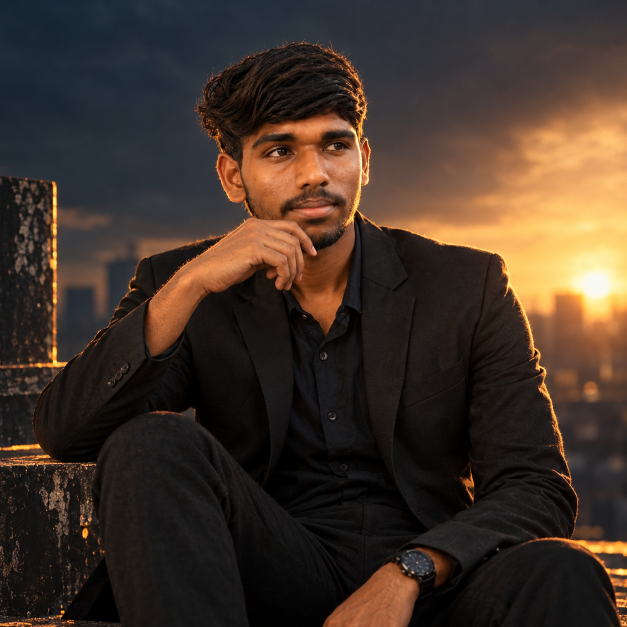
#> input picture assets/mukil_input.jpg, 1254 x 1254 px, found by its file name (shown at 1/2 size)
$ python generate_particle_animation.py
#> lines starting #> are read from the running program, lines starting #| are printed output that depends on the picture
import os
import sys
import time
import math
import subprocess
import numpy as np
import cv2
from PIL import Image

def generate_hologram_animation():
    input_path = r'C:\Users\mukil\Mukil630\assets\mukil_input.jpg'
    output_dir = r'C:\Users\mukil\Mukil630\assets'
    os.makedirs(output_dir, exist_ok=True)

    print(f"Loading image from {input_path}...")
    raw_img = cv2.imread(input_path)
#> raw_img is the input picture: shape (1254, 1254, 3); mean B, G, R 40.6, 50.5, 65.2
    if raw_img is None:
        raise FileNotFoundError(f"Cannot open {input_path}")

    # Resolution for GitHub profile
    W, H = 520, 520
    img = cv2.resize(raw_img, (W, H), interpolation=cv2.INTER_AREA)

    # 1. Edge & Feature Detection
    gray = cv2.cvtColor(img, cv2.COLOR_BGR2GRAY)
    edges = cv2.Canny(gray, 40, 120)
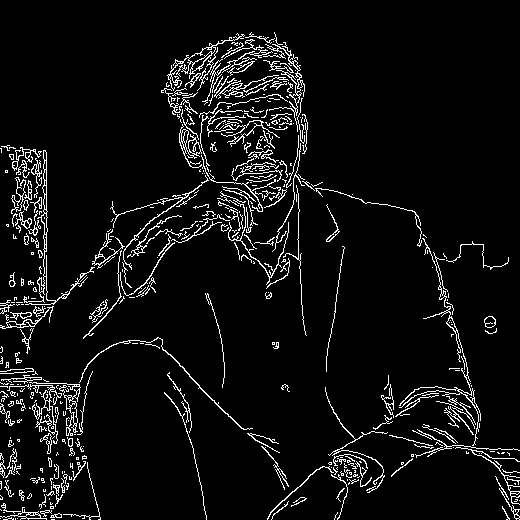
#> edges: shape (520, 520); 6.1% white in thin lines or dots

    # Extract points:
    # A) Dense regular grid (every 2 pixels): 260 x 260 = 67,600 points
    yg, xg = np.mgrid[0:H:2, 0:W:2]
    grid_pts = np.column_stack([yg.ravel(), xg.ravel()])

    # B) Extra edge points to give razor-sharp facial contours and silhouette
    edge_coords = np.argwhere(edges > 0)
#> edge_coords = 16461 pairs, first value 32 to 519, second value 0 to 519
    if len(edge_coords) > 20000:
        edge_sub = edge_coords[np.random.choice(len(edge_coords), 20000, replace=False)]
    else:
        edge_sub = edge_coords
#> edge_sub has the same summary as edge_coords

    all_target_pts = np.vstack([grid_pts, edge_sub]).astype(np.float32)
#> all_target_pts = 84061 pairs, first value 0 to 519, second value 0 to 519
    N = len(all_target_pts)
#> N = 84061
    print(f"Total simulated quantum particles: {N:,}")
#| Total simulated quantum particles: 84,061

    ty = np.clip(all_target_pts[:, 0].astype(int), 0, H - 1)
    tx = np.clip(all_target_pts[:, 1].astype(int), 0, W - 1)
    target_bgr = img[ty, tx].astype(np.float32) # [N, 3]

    # 2. Particle starting dispersed positions (Vortex + Cosmic Field)
    np.random.seed(101)
    cx, cy = W / 2.0, H / 2.0

    # 3D spherical / vortex dispersion
    angles = np.random.uniform(0, 2 * np.pi, N)
    radii = np.random.exponential(scale=180, size=N) + 60
    radii = np.clip(radii, 40, 480)

    # Add spiral swirl
    swirl_angles = angles + (radii * 0.02)
    start_x = cx + radii * np.cos(swirl_angles) + np.random.normal(0, 20, N)
    start_y = cy + radii * np.sin(swirl_angles) + np.random.normal(0, 20, N)

    # Per-particle arrival delay / stagger (edges snap slightly earlier, center follows)
    dist_from_center = np.sqrt((tx - cx)**2 + (ty - cy)**2)
    is_edge_pt = np.zeros(N, dtype=bool)
    is_edge_pt[len(grid_pts):] = True

    # Stagger factor: -0.15 to +0.15
    stagger = (dist_from_center / 350.0) * 0.2 + np.random.uniform(-0.08, 0.08, N)
    if is_edge_pt.any():
        stagger[is_edge_pt] -= 0.1 # Edges arrive first!

    # Dispersed glowing cyber colors:
    # Sunset warm particles get golden glow, dark suit gets electric cyan/violet
    brightness = (target_bgr[:, 0] * 0.114 + target_bgr[:, 1] * 0.587 + target_bgr[:, 2] * 0.299)
    is_warm = (target_bgr[:, 2] > 120) & (target_bgr[:, 0] < 100) # Sunset orange/reds

    neon_cyan = np.array([255, 220, 0], dtype=np.float32)     # BGR
    electric_gold = np.array([0, 180, 255], dtype=np.float32)  # BGR
    neon_purple = np.array([255, 60, 160], dtype=np.float32)   # BGR
    core_white = np.array([255, 255, 255], dtype=np.float32)

    dispersed_bgr = np.zeros_like(target_bgr)
    for i in range(N):
        if is_warm[i]:
            dispersed_bgr[i] = electric_gold if np.random.rand() > 0.3 else core_white
        elif brightness[i] < 60:
            dispersed_bgr[i] = neon_cyan if np.random.rand() > 0.4 else neon_purple
        else:
            dispersed_bgr[i] = neon_cyan if np.random.rand() > 0.5 else core_white

    # Ambient floating particles
    N_amb = 80
    amb_x = np.random.uniform(0, W, N_amb)
    amb_y = np.random.uniform(0, H, N_amb)
    amb_spd = np.random.uniform(0.8, 2.2, N_amb)
    amb_sz = np.random.choice([1, 2], N_amb, p=[0.7, 0.3])

    total_frames = 100 # 100 frames @ 20 fps = 5.0 seconds
    fps = 20

    frames = []
    print("Simulating particle trajectories and rendering frames...")

    for f in range(total_frames):
        t = f / float(total_frames)

        # Timeline:
        # 0.00 - 0.30: Deep space vortex swirl, inward magnetic acceleration
        # 0.30 - 0.52: Particles snap into place forming the luminous dot cloud of Mukil
        # 0.52 - 0.68: Laser scanline sweeps, dots crystallize into sharp photo
        # 0.68 - 0.88: Ultra-crisp photo hero display with living HUD and embers
        # 0.88 - 1.00: Smooth quantum dissipation back to vortex (seamless loop)

        # Base global convergence progress
        if t < 0.30:
            gt = t / 0.30
            # Quad ease in
            global_prog = 0.45 * (gt ** 2.2)
            swirl_rot = (1.0 - gt) * 1.2
        elif t < 0.52:
            gt = (t - 0.30) / 0.22
            # Cubic ease out to lock points
            global_prog = 0.45 + 0.55 * (1.0 - (1.0 - gt) ** 3)
            swirl_rot = (1.0 - gt) * 0.3
        elif t < 0.88:
            global_prog = 1.0
            swirl_rot = 0.0
        else:
            gt = (t - 0.88) / 0.12
            # Dissolve back
            global_prog = 1.0 - (gt ** 2)
            swirl_rot = -gt * 0.8

        # Swirl rotation
        if abs(swirl_rot) > 1e-4:
            cos_s = math.cos(swirl_rot)
            sin_s = math.sin(swirl_rot)
            cur_sx = cx + (start_x - cx) * cos_s - (start_y - cy) * sin_s
            cur_sy = cy + (start_x - cx) * sin_s + (start_y - cy) * cos_s
        else:
            cur_sx = start_x
            cur_sy = start_y

        # Per particle progress with stagger
        part_prog = np.clip(global_prog - stagger * (1.0 - global_prog) * global_prog * 3.0, 0.0, 1.0)
        part_prog_2d = part_prog[:, None]

        # Current particle coordinates
        px = cur_sx[:, None] * (1.0 - part_prog_2d) + all_target_pts[:, 1:2] * part_prog_2d
        py = cur_sy[:, None] * (1.0 - part_prog_2d) + all_target_pts[:, 0:1] * part_prog_2d

        ix = np.clip(np.round(px.ravel()).astype(int), 0, W - 1)
        iy = np.clip(np.round(py.ravel()).astype(int), 0, H - 1)

        # Color transition: cyber neon -> photo colors
        c_prog = np.clip((global_prog - 0.25) / 0.65, 0.0, 1.0)
        cur_colors = (dispersed_bgr * (1.0 - c_prog) + target_bgr * c_prog).astype(np.uint8)

        # Build frame canvas
        canvas = np.zeros((H, W, 3), dtype=np.uint8)

        # Subtle cyber grid background
        grid_step = 32
        canvas[::grid_step, :] = (12, 16, 24)
        canvas[:, ::grid_step] = (12, 16, 24)

        # Draw particles onto canvas
        canvas[iy, ix] = cur_colors

        # When particles are dispersed, apply glowing bloom
        if global_prog < 0.95:
            # Downsample and blur for optical glow
            low_res = cv2.resize(canvas, (W // 4, H // 4), interpolation=cv2.INTER_LINEAR)
            blur_res = cv2.GaussianBlur(low_res, (7, 7), 2.5)
            bloom = cv2.resize(blur_res, (W, H), interpolation=cv2.INTER_LINEAR)
            canvas = cv2.addWeighted(canvas, 0.85, bloom, 0.55, 0)

        # Laser Scanline & Photo Reveal Phase
        if t >= 0.52 and t < 0.90:
            scan_ratio = (t - 0.52) / 0.16 # sweeps across in 0.16 of time (~16 frames)
            scan_y = int(scan_ratio * (H + 30)) - 15

            if scan_y > 0:
                # Top part up to scan_y becomes the full-resolution photo!
                revealed = min(scan_y, H)
                mask = np.zeros((H, W), dtype=np.float32)
                mask[:revealed, :] = 1.0

                # Soft blend ramp at the laser edge
                ramp_len = 16
                if revealed - ramp_len > 0:
                    ramp = np.linspace(1.0, 0.0, ramp_len)
                    mask[revealed - ramp_len:revealed, :] = ramp[:, None]

                blended = (img.astype(np.float32) * mask[:, :, None] +
                           canvas.astype(np.float32) * (1.0 - mask[:, :, None])).astype(np.uint8)
                canvas = blended

                # Draw the glowing holographic laser scanline
                if 0 <= scan_y < H:
                    # Bright laser core
                    cv2.line(canvas, (0, scan_y), (W, scan_y), (255, 240, 50), 2)
                    # Ambient flare around laser
                    glow_layer = canvas.copy()
                    cv2.line(glow_layer, (0, scan_y), (W, scan_y), (255, 255, 255), 6)
                    cv2.addWeighted(canvas, 0.65, glow_layer, 0.35, 0, dst=canvas)
        elif t >= 0.68 and t < 0.88:
            # During full lock hold, show full photo with subtle glowing breathing
            pulse = 1.0 + 0.03 * math.sin(f * 0.3)
            # Full photo
            canvas = img.copy()

        # Ambient quantum embers floating up
        for a_idx in range(N_amb):
            ay = int((amb_y[a_idx] - f * amb_spd[a_idx] * 1.5) % H)
            ax = int((amb_x[a_idx] + math.sin(f * 0.08 + a_idx) * 12) % W)
            sz = amb_sz[a_idx]
            spark_col = (255, 210, 80) if a_idx % 2 == 0 else (0, 220, 255)
            cv2.circle(canvas, (ax, ay), sz, spark_col, -1)

        # HUD Interface (Futuristic Recruiter / Cyberpunk Aesthetics)
        pad = 16
        b_len = 28
        hud_cyan = (233, 165, 14) # 0EA5E9

        # 1. Corner Tech Brackets
        for corner in [(pad, pad), (W - pad, pad), (pad, H - pad), (W - pad, H - pad)]:
            cx_c, cy_c = corner
            sx = 1 if cx_c == pad else -1
            sy = 1 if cy_c == pad else -1
            cv2.line(canvas, (cx_c, cy_c), (cx_c + sx * b_len, cy_c), hud_cyan, 2)
            cv2.line(canvas, (cx_c, cy_c), (cx_c, cy_c + sy * b_len), hud_cyan, 2)

        # 2. Reticle around face
        face_x, face_y = int(W * 0.48), int(H * 0.33)
        ret_rad = 85
        rot_deg = (f * 4) % 360
        # 4 arcs
        for arc in [0, 90, 180, 270]:
            cv2.ellipse(canvas, (face_x, face_y), (ret_rad, ret_rad), rot_deg + arc, 0, 40, hud_cyan, 1)
        # Center crosshair
        cv2.circle(canvas, (face_x, face_y), 4, (0, 240, 255), 1)
        cv2.line(canvas, (face_x - 10, face_y), (face_x + 10, face_y), (0, 240, 255), 1)
        cv2.line(canvas, (face_x, face_y - 10), (face_x, face_y + 10), (0, 240, 255), 1)

        # 3. Clean, NON-OVERLAPPING Header Text
        # Left Header
        cv2.putText(canvas, "JARVIS NEURAL CORE", (pad + 6, pad + 15),
                    cv2.FONT_HERSHEY_SIMPLEX, 0.38, (180, 220, 255), 1, cv2.LINE_AA)

        # Right Header (Status)
        if t < 0.52:
            pct = int((t / 0.52) * 100)
            status_str = f"ASSEMBLING: {pct}% [87.6K DOTS]"
            s_col = (0, 230, 255)
        elif t < 0.88:
            status_str = "STATUS: SYNTHESIZED [100%]"
            s_col = (50, 255, 140)
        else:
            status_str = "QUANTUM FLUX // RE-ORCHESTRATING"
            s_col = (0, 190, 255)

        cv2.putText(canvas, status_str, (W - pad - 195, pad + 15),
                    cv2.FONT_HERSHEY_SIMPLEX, 0.35, s_col, 1, cv2.LINE_AA)

        # 4. Clean Footer Bar
        # Identity
        cv2.putText(canvas, "MUKILARASU S", (pad + 6, H - pad - 8),
                    cv2.FONT_HERSHEY_SIMPLEX, 0.44, (255, 255, 255), 1, cv2.LINE_AA)
        cv2.putText(canvas, "| AI ENGINEER", (pad + 122, H - pad - 8),
                    cv2.FONT_HERSHEY_SIMPLEX, 0.38, (14, 165, 233), 1, cv2.LINE_AA)

        # Bottom Right Telemetry
        tele_str = f"FRAME {f:03d}/100 | LIVE HUD"
        cv2.putText(canvas, tele_str, (W - pad - 150, H - pad - 8),
                    cv2.FONT_HERSHEY_SIMPLEX, 0.34, (140, 160, 180), 1, cv2.LINE_AA)

        # Audio / Equalizer bars
        eq_base_x = pad + 6
        eq_base_y = H - pad - 22
        for bar in range(12):
            h_bar = int(2 + 8 * abs(math.sin(f * 0.25 + bar * 0.5)))
            cv2.line(canvas, (eq_base_x + bar * 4, eq_base_y),
                     (eq_base_x + bar * 4, eq_base_y - h_bar), (0, 220, 255), 1)

        # Convert to RGB
        frames.append(cv2.cvtColor(canvas, cv2.COLOR_BGR2RGB))

        if f % 20 == 0:
            print(f"Rendered {f}/{total_frames} frames")
#> this loop made 100 passes
#> pass 1, in generate_hologram_animation, `low_res = cv2.resize(canvas, (W // 4, H // 4), interpolation=cv2.INTER..`:
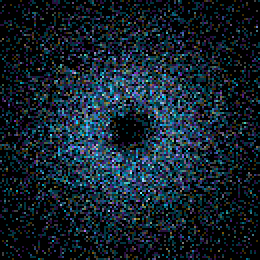
#> low_res: shape (130, 130, 3) (shown 2 times larger); mean of channels 0, 1, 2 43.6, 33.5, 20; drawn as B, G, R
#> pass 1, in generate_hologram_animation, `canvas = cv2.addWeighted(canvas, 0.85, bloom, 0.55, 0)`:
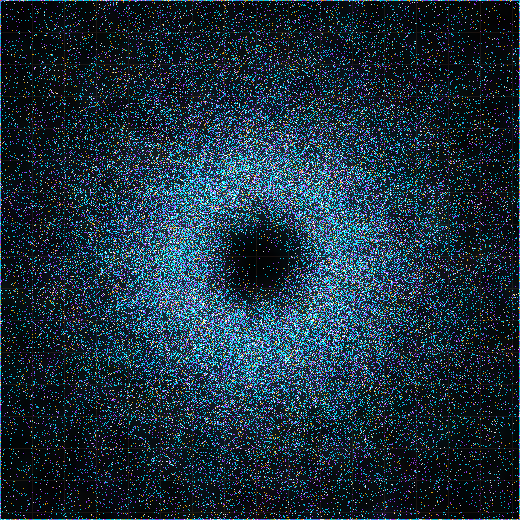
#> canvas: shape (520, 520, 3); mean of channels 0, 1, 2 61.4, 48.3, 29.2; drawn as B, G, R
#> after the loop:
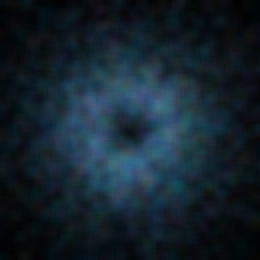
#> blur_res: shape (130, 130, 3) (shown 2 times larger); mean of channels 0, 1, 2 45, 34.7, 20.6; drawn as B, G, R
#> after the loop:
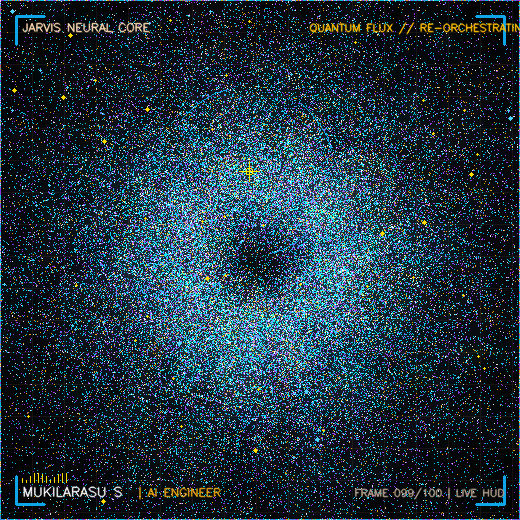
#> canvas: shape (520, 520, 3); mean of channels 0, 1, 2 64.8, 52.4, 32.5; drawn as B, G, R
#> after the loop:
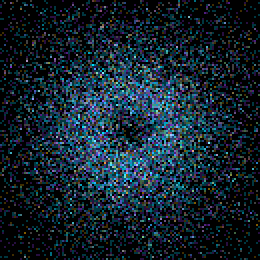
#> low_res: shape (130, 130, 3) (shown 2 times larger); mean of channels 0, 1, 2 45, 34.6, 20.6; drawn as B, G, R
#> after the loop:
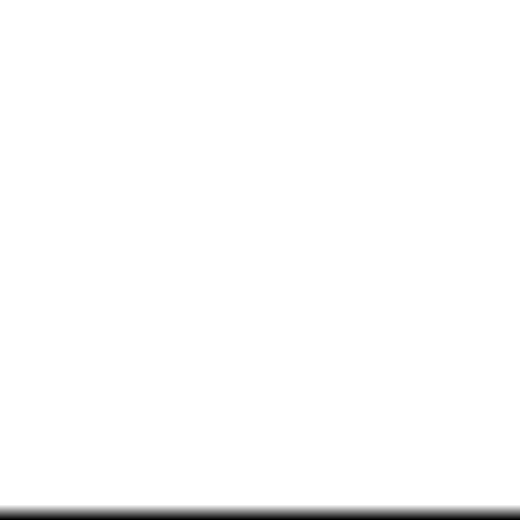
#> mask: shape (520, 520) float32; min 0, max 1, mean 0.985
#> after the loop, frames = 100 items

    print("All frames rendered! Writing MP4 master...")
    mp4_master = os.path.join(output_dir, 'mukil_particle_master.mp4')
    fourcc = cv2.VideoWriter_fourcc(*'mp4v')
#> fourcc = 1983148141
    writer = cv2.VideoWriter(mp4_master, fourcc, fps, (W, H))
    for fr in frames:
        writer.write(cv2.cvtColor(fr, cv2.COLOR_RGB2BGR))
    writer.release()
#> (the run stopped early here; a loop or call above may not have finished)

$ run again, with assets/modern_office_hero.jpg copied over assets/mukil_input.jpg
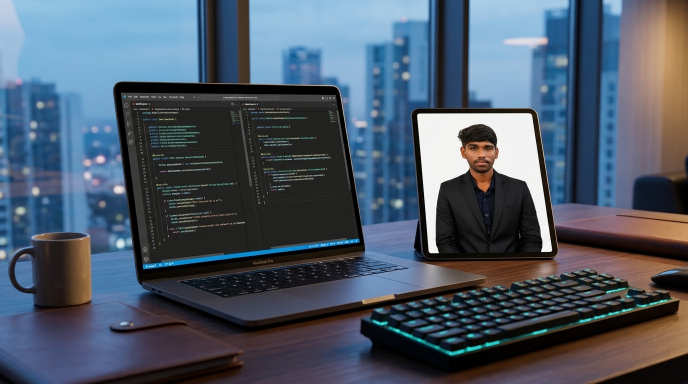
#> input picture assets/modern_office_hero.jpg, 1376 x 768 px, found by its file name (shown at 1/2 size)
#> in generate_hologram_animation, raw_img is the input picture: shape (768, 1376, 3); mean B, G, R 103.1, 88.4, 76.4
#> in generate_hologram_animation, `edges = cv2.Canny(gray, 40, 120)`:
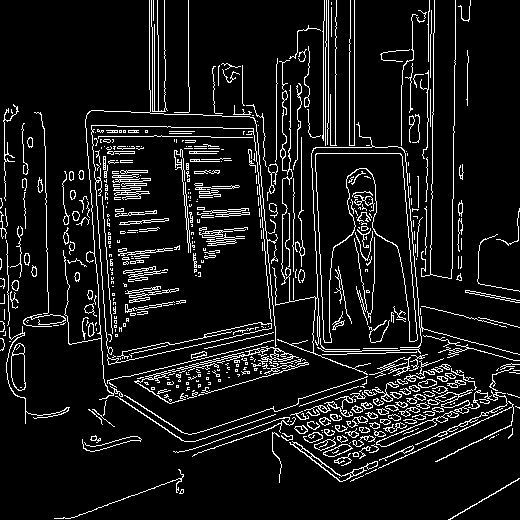
#> edges: shape (520, 520); 9.2% white in thin lines or dots
#> edge_coords = 24957 pairs, first value 0 to 519, second value 0 to 519
#> edge_sub = 20000 pairs, first value 0 to 519, second value 0 to 519
#> all_target_pts = 87600 pairs, first value 0 to 519, second value 0 to 519
#> N = 87600
#| Total simulated quantum particles: 87,600
#> after the loop in generate_hologram_animation, `for f in range(total_frames):`:
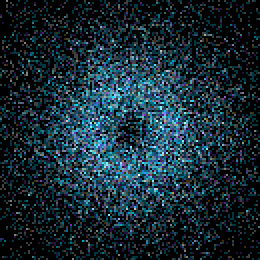
#> low_res: shape (130, 130, 3) (shown 2 times larger); mean of channels 0, 1, 2 51, 41.7, 21.9; drawn as B, G, R
#> after the loop in generate_hologram_animation, `for f in range(total_frames):`: frames = 100 items
#> fourcc = 1983148141
#> the loop in generate_hologram_animation, `for fr in frames:` made 100 passes
